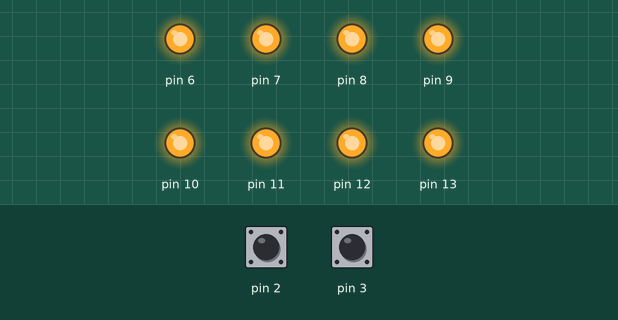
Simulated run of this sketch. Board: Arduino Uno, built with avr-gcc and run on an emulated ATmega328P. Shown: output pins drawn as LEDs (lit = HIGH). The test bench sets the inputs (shaded band); at power-on: pin 2 HIGH, pin 3 HIGH.

Above: at 1.2 s.
1.3 s: pin 2 pulled LOW for 0.15 s
At 1.8 s:
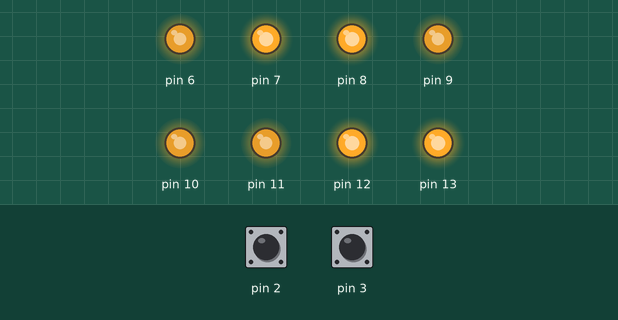
2.9 s: pin 2 pulled LOW for 1 s
At 4.2 s:
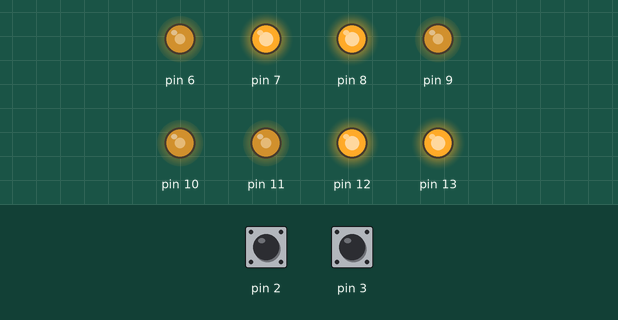
5.4 s: pin 2 pulled LOW for 0.15 s
At 6.1 s:
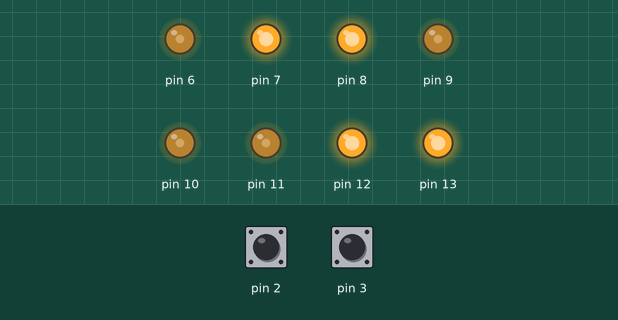
7.0 s: pin 3 pulled LOW for 0.15 s
At 7.4 s:
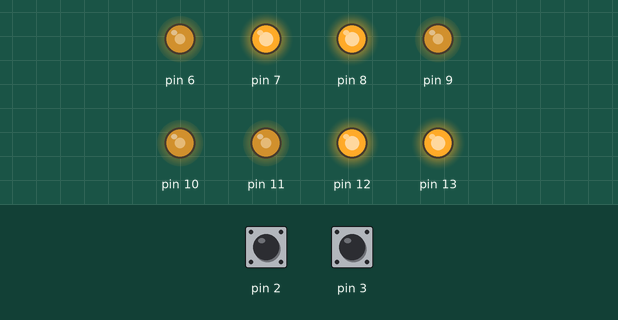
8.6 s: pin 3 pulled LOW for 1 s
At 9.8 s:
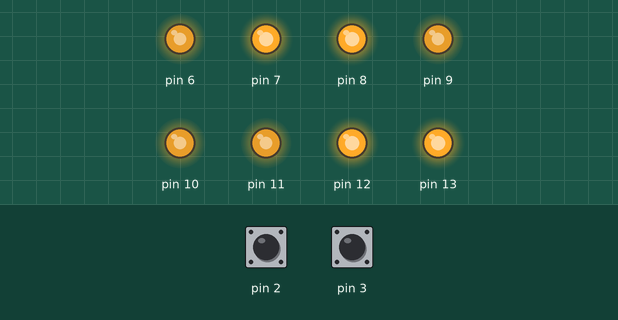
11.1 s: pin 2 pulsed LOW 5 times (0.12 s each, 0.3 s apart)
At 12.4 s:
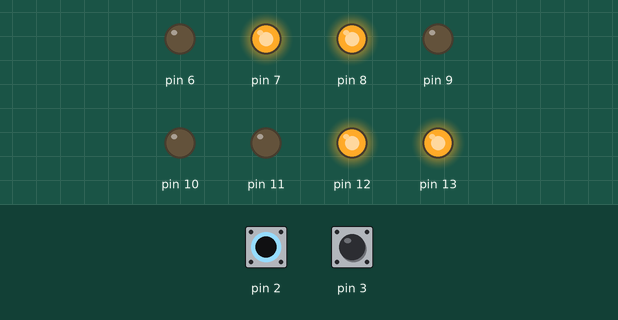
Timing chart, 0 to 14.1 s (numbered marks = the images above; inputs shaded):
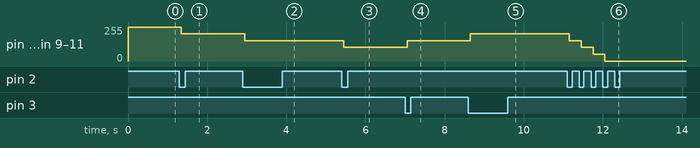

The sketch:

L05E03.ino
```cpp
/*
     7-segment pinout assignment            common anode pinout
     |-A-|              | -13 -|               G F Com A B
     F   B              8     12               | |  |  | |
     |-G-|              | -7 - |
     E   C              9     11               | |  |  | |
     |-D-|  .DP         | -10- |   6           E D Com C DP
*/

// assign pin on UNO
#define SEG_A  0xD
#define SEG_B  0xC
#define SEG_C  0xB
#define SEG_D  0xA
#define SEG_E  0x9
#define SEG_F  0x8
#define SEG_G  0x7
#define SEG_DP 0x6

#define BTNU 0x03
#define BTND 0x02

int buttonStateU;
int lastButtonStateU = LOW;
unsigned long lastDebounceTimeU = 0;
unsigned long debounceDelayU = 50;

int buttonStateD;
int lastButtonStateD = LOW;
unsigned long lastDebounceTimeD = 0;
unsigned long debounceDelayD = 50;

int brightness = 255;

void addOne() {
  if (brightness >= 255)
    brightness = 255;
  else
    brightness += 51;
}

void minusOne() {
  if (brightness <= 0)
    brightness = 0;
  else
    brightness -= 51;
}


void setup() {
  pinMode(SEG_A, OUTPUT);
  pinMode(SEG_B, OUTPUT);
  pinMode(SEG_C, OUTPUT);
  pinMode(SEG_D, OUTPUT);
  pinMode(SEG_E, OUTPUT);
  pinMode(SEG_F, OUTPUT);
  pinMode(SEG_G, OUTPUT);
  pinMode(SEG_DP, OUTPUT);
  pinMode(BTNU, INPUT_PULLUP);
  pinMode(BTND, INPUT_PULLUP);
  Serial.begin(9600);


  digitalWrite(SEG_A, HIGH);
  digitalWrite(SEG_B, HIGH);
  digitalWrite(SEG_F, HIGH);
  digitalWrite(SEG_G, HIGH);
}

void loop() {
  int readingU = digitalRead(BTNU);
  int readingD = digitalRead(BTND);

  if (readingU != lastButtonStateU) {
    lastDebounceTimeU = millis();
  }

  if ((millis() - lastDebounceTimeU) > debounceDelayU) {
    if (readingU != buttonStateU) {
      buttonStateU = readingU;

      if (buttonStateU == LOW) {
        addOne();
      }
    }
  }

  if (readingD != lastButtonStateD) {
    lastDebounceTimeD = millis();
  }

  if ((millis() - lastDebounceTimeD) > debounceDelayD) {
    if (readingD != buttonStateD) {
      buttonStateD = readingD;

      if (buttonStateD == LOW) {
        minusOne();
      }
    }
  }

  lastButtonStateU = readingU;
  lastButtonStateD = readingD;

  //
  //  analogWrite(SEG_A, brightness);
  //  analogWrite(SEG_B, brightness);
  analogWrite(SEG_C, brightness);
  analogWrite(SEG_D, brightness);
  analogWrite(SEG_E, brightness);
  //  analogWrite(SEG_F, brightness);
  //  analogWrite(SEG_G, brightness);
  analogWrite(SEG_DP, brightness);


}
```

Measured:
- after the input at 1.3 s, pin 6, pin 9–11: 255/255 → 204/255 after 0.05 s
- after the input at 2.9 s, pin 6, pin 9–11: 204/255 → 153/255 after 0.05 s
- after the input at 5.4 s, pin 6, pin 9–11: 153/255 → 102/255 after 0.05 s
- after the input at 7.0 s, pin 6, pin 9–11: 102/255 → 153/255 after 0.05 s
- after the input at 8.6 s, pin 6, pin 9–11: 153/255 → 204/255 after 0.05 s
- after the input at 11.1 s, pin 6, pin 9–11: 204/255 → 153/255 after 0.05 s, → 102/255 0.30 s later, → 51/255 0.30 s later, → 0/255 0.30 s later
